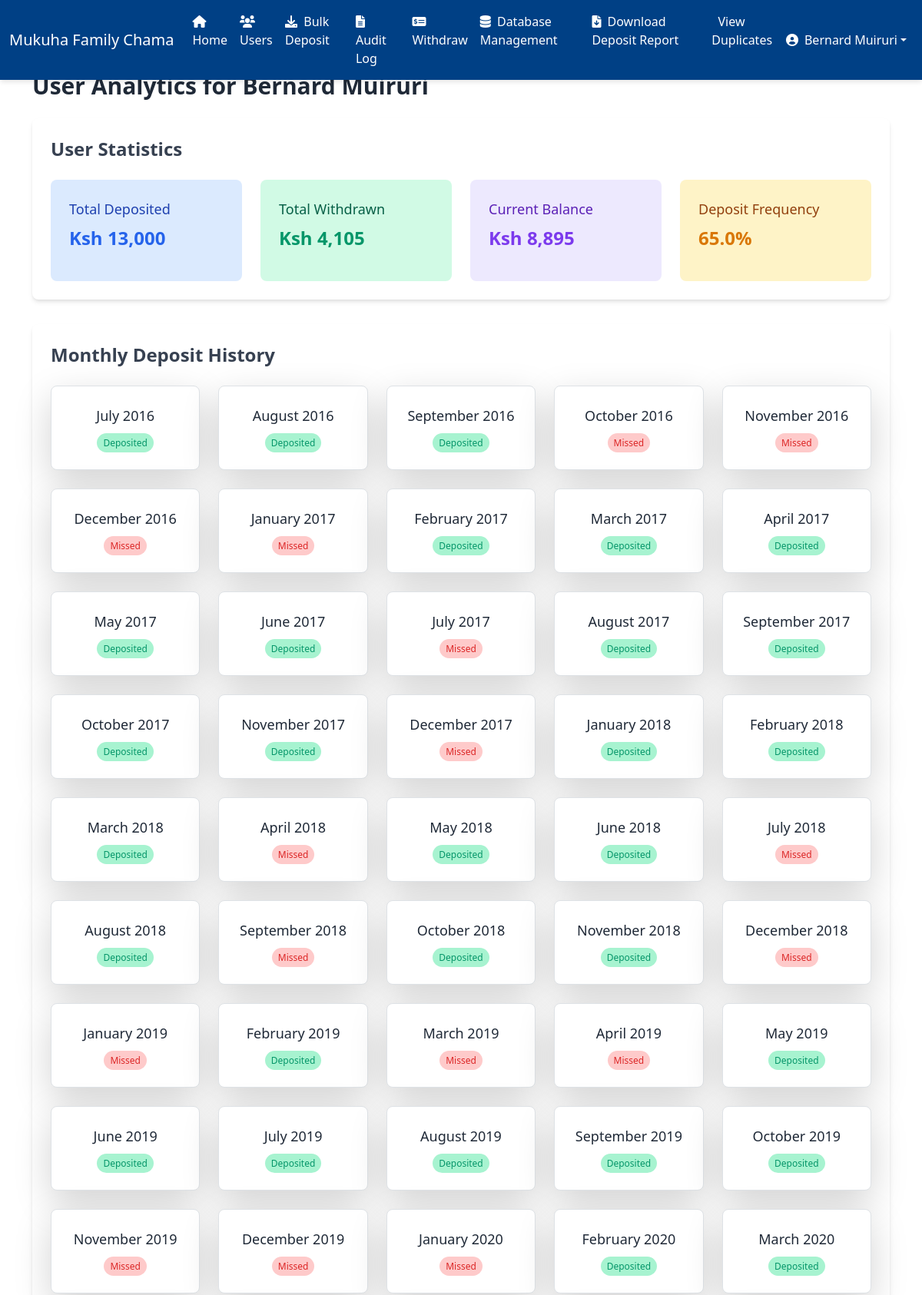
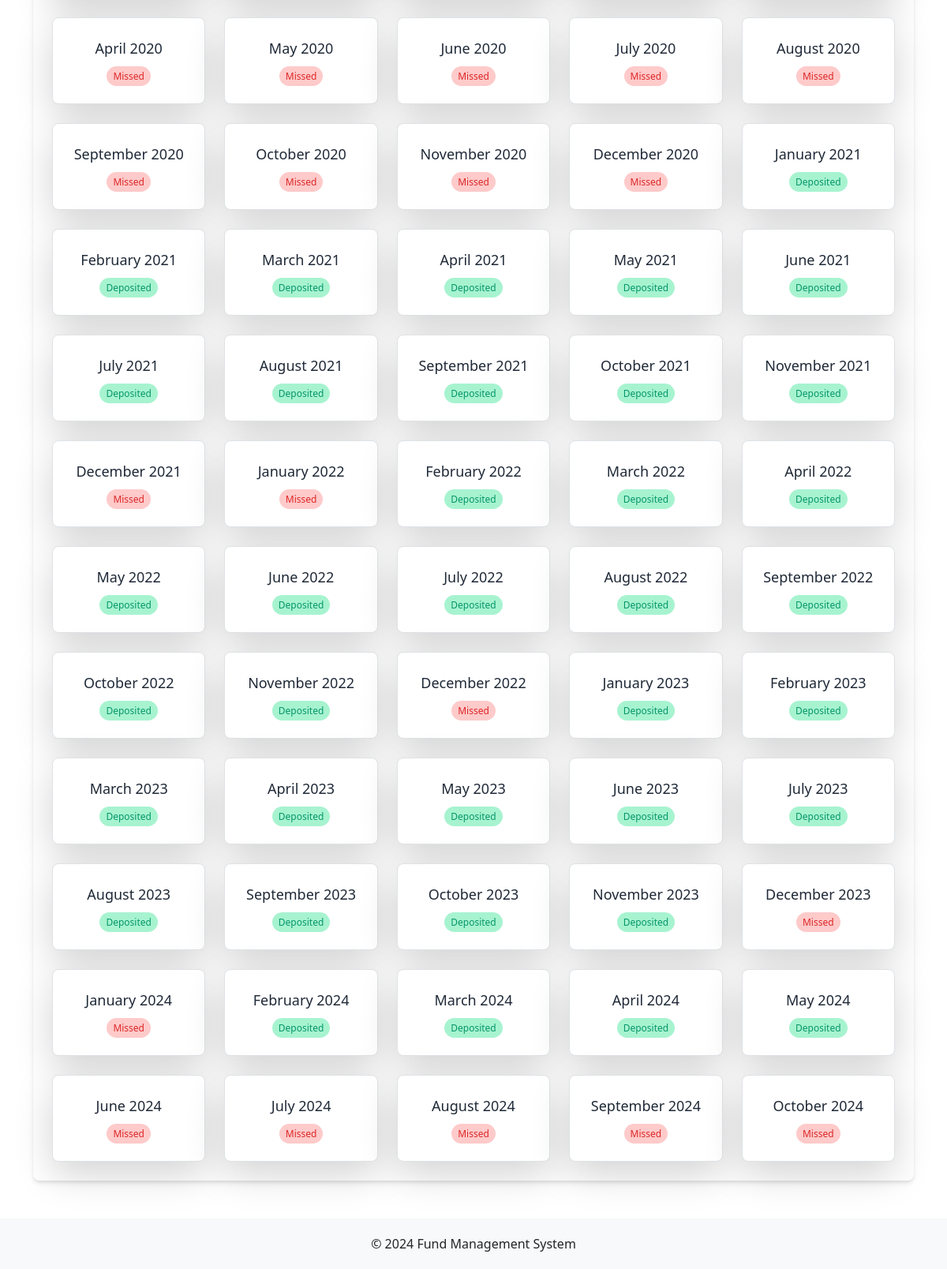
/user_analytics/2 (signed in), run on the app's committed database (2 pictures, top to bottom).
### app.py (models this page shows, shortened)
class User(db.Model):
    id = db.Column(db.Integer, primary_key=True)
    name = db.Column(db.String(80), nullable=False)
    email = db.Column(db.String(120), unique=True, nullable=False)
    password = db.Column(db.String(255), nullable=False)
    role = db.Column(db.String(20), nullable=False, default='member')
    is_password_changed = db.Column(db.Boolean, default=False)
    deposits = db.relationship('Deposit', backref='user', lazy='dynamic')
    withdrawals = db.relationship('Withdrawal', backref='user', lazy='dynamic')
    def total_deposited(self):
        return sum(deposit.amount for deposit in self.deposits)
    def total_withdrawn(self):
        return sum(withdrawal.amount for withdrawal in self.withdrawals)
    def balance(self):
        return self.total_deposited() - self.total_withdrawn()
    def deposit_months(self):
        return db.session.query(
            func.strftime('%Y-%m', Deposit.date).label('month')  # Format to 'YYYY-MM'
        ).filter(Deposit.user_id == self.id).distinct().all()

class Deposit(db.Model):
    id = db.Column(db.Integer, primary_key=True)
    amount = db.Column(db.Integer, nullable=False)
    date = db.Column(db.Date, nullable=False)
    user_id = db.Column(db.Integer, db.ForeignKey('user.id'), nullable=False)

class Withdrawal(db.Model):
    id = db.Column(db.Integer, primary_key=True)
    amount = db.Column(db.Integer, nullable=False)
    date = db.Column(db.Date, nullable=False)
    reason = db.Column(db.String(200), nullable=False)
    user_id = db.Column(db.Integer, db.ForeignKey('user.id'), nullable=False)
    withdrawal_type = db.Column(db.String(20), nullable=False)  # 'personal' or 'group'

### app.py (the view)
@app.route('/user_analytics/<int:user_id>')
@login_required
@password_change_required
def user_analytics(user_id):
    user = User.query.get_or_404(user_id)
    first_deposit_date = db.session.query(func.min(Deposit.date)).filter(Deposit.user_id == user.id).scalar()
    if first_deposit_date:
        total_months = (
            (datetime.now().year - first_deposit_date.year) * 12 +
            (datetime.now().month - first_deposit_date.month) + 1
        )
        total_deposit_months = len(user.deposit_months())
        deposit_frequency = (total_deposit_months / total_months) * 100
    else:
        total_months = 0
        deposit_frequency = 0
    monthly_deposits = []
    if first_deposit_date:
        current_date = datetime.now().date().replace(day=1)
        deposits = Deposit.query.filter(Deposit.user_id == user.id,
                                        Deposit.date >= first_deposit_date).all()
        monthly_deposit_data = {}
        for deposit in deposits:
            month_key = deposit.date.strftime('%Y-%m')  # Format to 'YYYY-MM'
            if month_key not in monthly_deposit_data:
                monthly_deposit_data[month_key] = {
                    'deposited': True,
                    'amount': deposit.amount
                }
            else:
                monthly_deposit_data[month_key]['amount'] += deposit.amount
        while current_date >= first_deposit_date.replace(day=1):
            month_key = current_date.strftime('%Y-%m')
            monthly_deposits.append({
                'date': current_date,
                'deposited': monthly_deposit_data.get(month_key, {}).get('deposited', False),
                'amount': monthly_deposit_data.get(month_key, {}).get('amount', 0)
            })
            current_date -= relativedelta(months=1)
        monthly_deposits.reverse()
    return render_template('user_analytics.html', user=user,
                           deposit_frequency=round(deposit_frequency, 2),
                           monthly_deposits=monthly_deposits)

### app.py (called while the page is built)
def login_required(f):
    @wraps(f)
    def decorated_function(*args, **kwargs):
        if 'user_id' not in session:
            return redirect(url_for('login', next=request.url))
        return f(*args, **kwargs)
    return decorated_function

def password_change_required(f):
    @wraps(f)
    def decorated_function(*args, **kwargs):
        user_id = session.get('user_id')
        if not user_id:
            return redirect(url_for('login'))
        user = User.query.get(user_id)
        if not user:
            session.pop('user_id', None)  # Clear invalid session
            return redirect(url_for('login'))
        if not user.is_password_changed:
            return redirect(url_for('change_password'))
        return f(*args, **kwargs)
    return decorated_function

def format_number(value):
    return "{:,.0f}".format(value)

@app.context_processor
def inject_user():
    if 'user_id' in session:
        user = User.query.get(session['user_id'])
        return dict(current_user=user)
    return dict(current_user=None)

### templates/user_analytics.html (shortened to what this page needs)
{% extends "base.html" %}
{% block content %}
<h1 class="text-3xl font-bold text-gray-800 mb-6">User Analytics for {{ user.name }}</h1>
<div class="bg-white shadow-md rounded-lg p-6 mb-8">
    <h2 class="text-2xl font-semibold text-gray-700 mb-4">User Statistics</h2>
    <div class="grid grid-cols-1 md:grid-cols-2 lg:grid-cols-4 gap-4">
        <div class="bg-blue-100 p-4 rounded-lg">
            <h3 class="text-lg font-medium text-blue-800">Total Deposited</h3>
            <p class="text-2xl font-bold text-blue-600">Ksh {{ user.total_deposited() | format_number }}</p>
        </div>
        <div class="bg-green-100 p-4 rounded-lg">
            <h3 class="text-lg font-medium text-green-800">Total Withdrawn</h3>
            <p class="text-2xl font-bold text-green-600">Ksh {{ user.total_withdrawn() | format_number }}</p>
        </div>
        <div class="bg-purple-100 p-4 rounded-lg">
            <h3 class="text-lg font-medium text-purple-800">Current Balance</h3>
            <p class="text-2xl font-bold text-purple-600">Ksh {{ user.balance() | format_number }}</p>
        </div>
        <div class="bg-yellow-100 p-4 rounded-lg">
            <h3 class="text-lg font-medium text-yellow-800">Deposit Frequency</h3>
            <p class="text-2xl font-bold text-yellow-600">{{ deposit_frequency }}%</p>
        </div>
    </div>
</div>
<div class="bg-white shadow-md rounded-lg p-6">
    <h2 class="text-2xl font-semibold text-gray-700 mb-4">Monthly Deposit History</h2>
    <div class="grid grid-cols-1 sm:grid-cols-3 md:grid-cols-4 lg:grid-cols-5 gap-6">
        {% for month in monthly_deposits %}
        <div class="bg-white border rounded-lg p-4 text-center shadow-lg hover:shadow-xl transition-shadow duration-300">
            <h3 class="text-lg font-medium text-gray-800">{{ month.date.strftime('%B %Y') }}</h3>
            {% if month.deposited %}
            <span class="bg-green-200 text-green-600 py-1 px-2 rounded-full text-xs">Deposited</span>
            {% else %}
            <span class="bg-red-200 text-red-600 py-1 px-2 rounded-full text-xs">Missed</span>
            {% endif %}
        </div>
        {% endfor %}
    </div>
</div>
{% endblock %}

### templates/base.html (shortened to what this page needs)
<!DOCTYPE html>
<html lang="en">
<head>
    <link href="https://cdn.jsdelivr.net/npm/tailwindcss@2.2.19/dist/tailwind.min.css" rel="stylesheet">
    <link rel="stylesheet" href="https://cdnjs.cloudflare.com/ajax/libs/font-awesome/6.1.1/css/all.min.css">
    <link rel="stylesheet" href="https://cdn.jsdelivr.net/npm/bootstrap@5.2.3/dist/css/bootstrap.min.css">
    <link rel="stylesheet" href="https://cdnjs.cloudflare.com/ajax/libs/font-awesome/6.0.0-beta3/css/all.min.css" />
</head>
<body>
    <nav class="navbar navbar-expand-lg fixed-top
        {% if current_user %}
            {% if current_user.role == 'admin' %}
                navbar-admin
            {% elif current_user.role == 'member' %}
                navbar-member
            {% else %}
                navbar-light bg-light
            {% endif %}
        {% else %}
            navbar-light bg-light
        {% endif %}
    ">
        <div class="container-fluid">
            <a class="navbar-brand" href="{{ url_for('home') }}">Mukuha Family Chama</a>
            <div class="collapse navbar-collapse" id="navbarNav">
                {% if current_user and current_user.role == 'admin' %}
                    <ul class="navbar-nav me-auto mb-2 mb-lg-0">
                        <li class="nav-item">
                            <a class="nav-link {% if request.endpoint == 'index' %}active{% endif %}" href="{{ url_for('index') }}">
                                <i class="fas fa-home me-1"></i> Home
                            </a>
                        </li>
                        <li class="nav-item">
                            <a class="nav-link {% if request.endpoint == 'users' %}active{% endif %}" href="{{ url_for('users') }}">
                                <i class="fas fa-users me-1"></i> Users
                            </a>
                        </li>
                        <li class="nav-item">
                            <a class="nav-link {% if request.endpoint == 'bulk_deposit' %}active{% endif %}" href="{{ url_for('bulk_deposit') }}">
                                <i class="fas fa-download me-1"></i> Bulk Deposit
                            </a>
                        </li>
                        <li class="nav-item">
                            <a class="nav-link {% if request.endpoint == 'audit_log' %}active{% endif %}" href="{{ url_for('audit_log') }}">
                                <i class="fas fa-file-alt me-1"></i> Audit Log
                            </a>
                        </li>
                        <li class="nav-item">
                            <a class="nav-link {% if request.endpoint == 'withdraw' %}active{% endif %}" href="{{ url_for('withdraw') }}">
                                <i class="fas fa-money-check-alt me-1"></i> Withdraw
                            </a>
                        </li>
                        <li class="nav-item">
                            <a class="nav-link {% if request.endpoint == 'database_management' %}active{% endif %}" href="{{ url_for('database_management') }}">
                                <i class="fas fa-database me-1"></i> Database Management
                            </a>
                        </li>
                        <li class="nav-item">
                            <a class="nav-link {% if request.endpoint == 'download_deposit_report' %}active{% endif %}" href="{{ url_for('download_deposit_report') }}">
                                <i class="fas fa-file-download me-1"></i> Download Deposit Report
                            </a>
                        </li>
                        <li class="nav-item">
                            <a class="nav-link {% if request.endpoint == 'duplicate_deposits' %}active{% endif %}" href="{{ url_for('duplicate_deposits') }}">
                                 View Duplicates
                            </a>
                        </li>
                    </ul>
                {% endif %}
                <ul class="navbar-nav ms-auto mb-2 mb-lg-0">
                    {% if current_user %}
                        <li class="nav-item dropdown">
                            <a class="nav-link dropdown-toggle d-flex align-items-center" href="#" id="userDropdown" role="button" data-bs-toggle="dropdown" aria-expanded="false">
                                <i class="fas fa-user-circle me-2"></i> {{ current_user.name }}
                            </a>
                        </li>
                    {% else %}
                        <li class="nav-item">
                            <a class="nav-link {% if request.endpoint == 'login' %}active{% endif %}" href="{{ url_for('login') }}">
                                <i class="fas fa-sign-in-alt me-1"></i> Login
                            </a>
                        </li>
                    {% endif %}
                </ul>
            </div>
        </div>
    </nav>
    <div class="container content mt-4 mb-5">
        {% block content %}{% endblock %}
    </div>
    <footer>
        <div class="container">
            <p class="mb-0">&copy; 2024 Fund Management System</p>
        </div>
    </footer>
</body>
</html>

### templates/base.html (style rules this page uses)
body { display: flex; flex-direction: column; min-height: 100vh; padding-top: 70px; margin: 0; }
.content { flex: 1; }
footer { background-color: #f8f9fa; padding: 20px 0; width: 100%; text-align: center; }
.navbar { box-shadow: 0 4px 6px -1px rgba(0,0,0,0.1); transition: box-shadow 0.3s ease-in-out; }
.navbar-admin { background-color: #004085; }
.navbar-admin .nav-link, .navbar-member .nav-link, .navbar-admin .navbar-brand, .navbar-member .navbar-brand, .navbar-admin .dropdown-item, .navbar-member .dropdown-item { color: #ffffff !important; }

### data on the page
User: name "Bernard Muiruri"
Deposit: total_deposited "13,000", balance "8,895"
Withdrawal: total_withdrawn "4,105"

### other printed values
{{ deposit_frequency }} "65.0"
{{ month.date.strftime('%B %Y') }} "July 2016" "August 2016" "September 2016" "October 2016" "November 2016" "December 2016" "January 2017" "February 2017" "March 2017" "April 2017" "May 2017" "June 2017" "July 2017" "August 2017" "September 2017" "October 2017" "November 2017" "December 2017" "January 2018" "February 2018" "March 2018" "April 2018" "May 2018" "June 2018" "July 2018" "August 2018" "September 2018" "October 2018" "November 2018" "December 2018" "January 2019" "February 2019" "March 2019" "April 2019" "May 2019" "June 2019" "July 2019" "August 2019" "September 2019" "October 2019" "November 2019" "December 2019" "January 2020" "February 2020" "March 2020" "April 2020" "May 2020" "June 2020" "July 2020" "August 2020" "September 2020" "October 2020" "November 2020" "December 2020" "January 2021" "February 2021" "March 2021" "April 2021" "May 2021" "June 2021" "July 2021" "August 2021" "September 2021" "October 2021" "November 2021" "December 2021" "January 2022" "February 2022" "March 2022" "April 2022" "May 2022" "June 2022" "July 2022" "August 2022" "September 2022" "October 2022" "November 2022" "December 2022" "January 2023" "February 2023" "March 2023" "April 2023" "May 2023" "June 2023" "July 2023" "August 2023" "September 2023" "October 2023" "November 2023" "December 2023" "January 2024" "February 2024" "March 2024" "April 2024" "May 2024" "June 2024" "July 2024" "August 2024" "September 2024" "October 2024"
